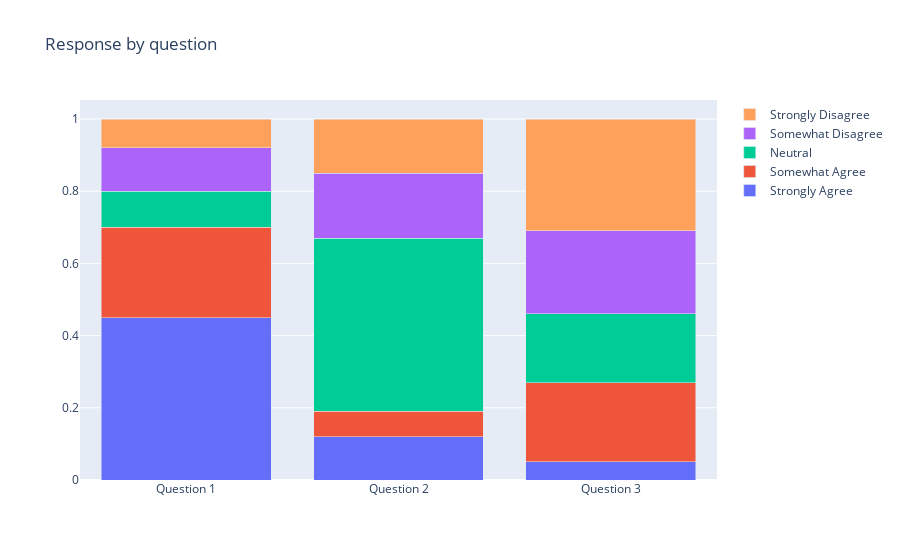

The notebook cell saved with this chart:
### Code cell
# create a fig from data & layout, and plot the fig.
fig = go.Figure(data=trace_list, layout=layout)
fig.show()

### Figure 1 — Plotly figure (JSON) as saved in the notebook; plotly's stock layout.template omitted (floating-point values rounded to 4 significant figures)
{"data": [{"name": "Strongly Agree", "type": "bar", "x": ["Question 1", "Question 2", "Question 3"], "y": [0.45, 0.12, 0.05]}, {"name": "Somewhat Agree", "type": "bar", "x": ["Question 1", "Question 2", "Question 3"], "y": [0.25, 0.07, 0.22]}, {"name": "Neutral", "type": "bar", "x": ["Question 1", "Question 2", "Question 3"], "y": [0.1, 0.48, 0.19]}, {"name": "Somewhat Disagree", "type": "bar", "x": ["Question 1", "Question 2", "Question 3"], "y": [0.12, 0.18, 0.23]}, {"name": "Strongly Disagree", "type": "bar", "x": ["Question 1", "Question 2", "Question 3"], "y": [0.08, 0.15, 0.31]}], "layout": {"barmode": "stack", "title": {"text": "Response by question"}}}
